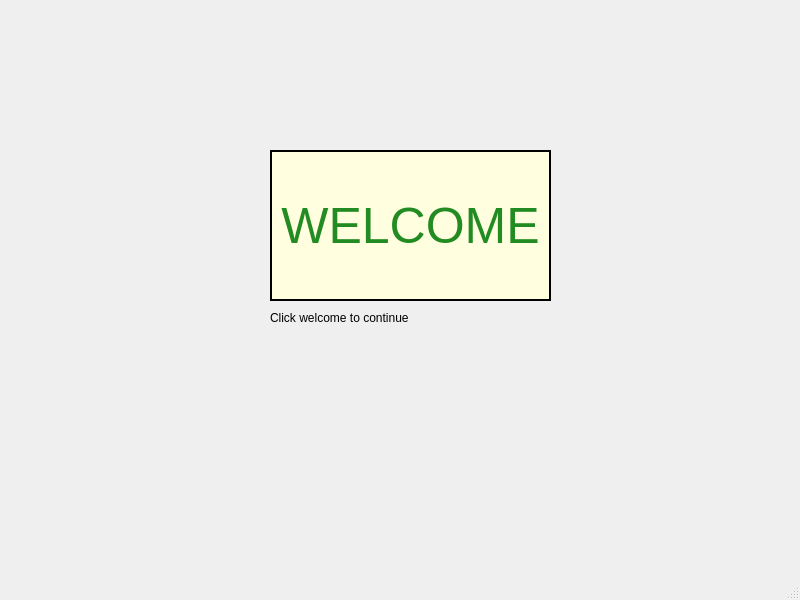
<?xml version="1.0" encoding="UTF-8"?>
<ui version="4.0">
 <class>MainWindow</class>
 <widget class="QMainWindow" name="MainWindow">
  <property name="geometry">
   <rect>
    <x>0</x>
    <y>0</y>
    <width>800</width>
    <height>600</height>
   </rect>
  </property>
  <property name="windowTitle">
   <string>MainWindow</string>
  </property>
  <widget class="QWidget" name="centralwidget">
   <widget class="QPushButton" name="btnwc">
    <property name="geometry">
     <rect>
      <x>270</x>
      <y>150</y>
      <width>281</width>
      <height>151</height>
     </rect>
    </property>
    <property name="font">
     <font>
      <pointsize>-1</pointsize>
     </font>
    </property>
    <property name="styleSheet">
     <string notr="true">color: #228B22;  /* Màu chữ xám */
            border: 2px solid black;  /* Viền đen */
            background-color: #FFFFE0; /* Nền vàng nhạt */
            font-size: 16px;
font-size: 50px;</string>
    </property>
    <property name="text">
     <string>WELCOME</string>
    </property>
   </widget>
   <widget class="QLabel" name="label">
    <property name="geometry">
     <rect>
      <x>270</x>
      <y>310</y>
      <width>161</width>
      <height>16</height>
     </rect>
    </property>
    <property name="text">
     <string>Click welcome to continue</string>
    </property>
   </widget>
  </widget>
  <widget class="QMenuBar" name="menubar">
   <property name="geometry">
    <rect>
     <x>0</x>
     <y>0</y>
     <width>800</width>
     <height>26</height>
    </rect>
   </property>
  </widget>
  <widget class="QStatusBar" name="statusbar"/>
 </widget>
 <resources/>
 <connections/>
</ui>
